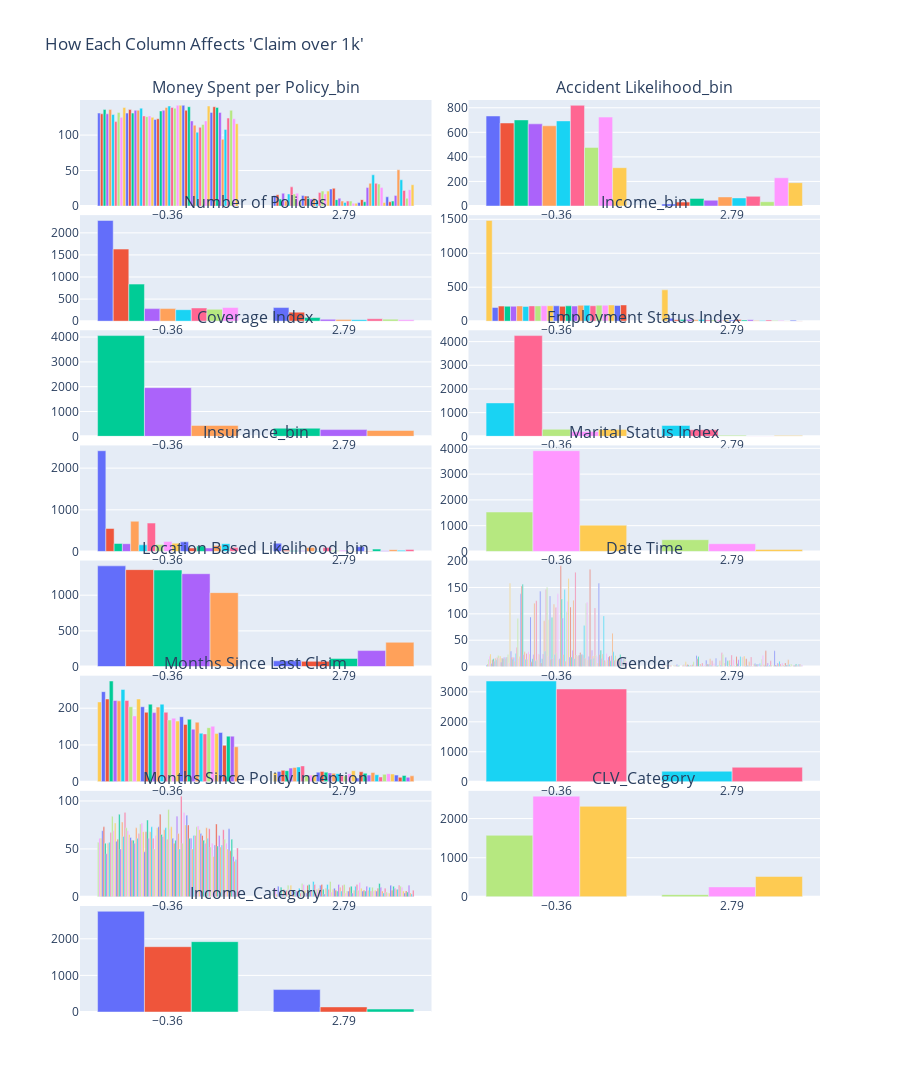

Write notebook code for a chart like this one.
### Code cell
relation_to_claim_over_1k(apply_scaler(df_process, standard_scaler))
